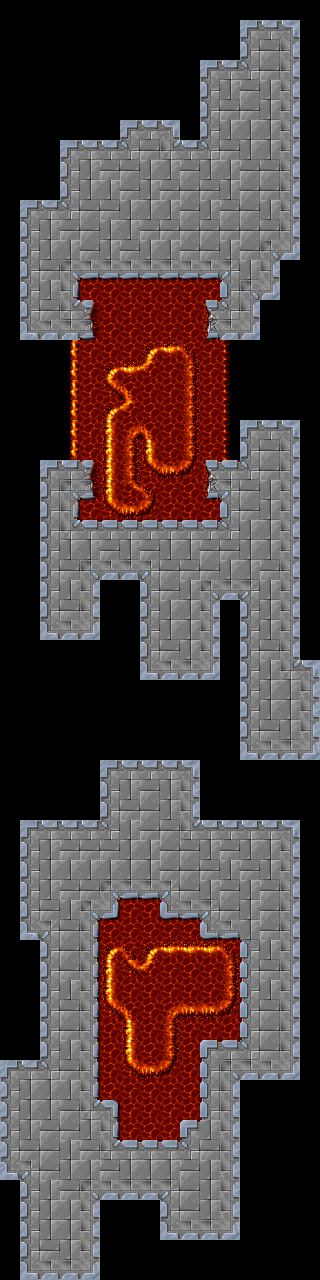

This game map was drawn from its Tiled (.tmx) file and the tilesets committed beside it. A one-line description and the trimmed map source follow:
An orthogonal 16x64 tile map with 20x20 px tiles, 1 tile layer (Tile Layer 1).

<map version="1.0" orientation="orthogonal" width="16" height="64" tilewidth="20" tileheight="20">
 <properties>
  <property name="wrap_y" value="true" />
 </properties>
 <tileset firstgid="1" name="game9_tileset_20x20" tilewidth="20" tileheight="20">
  <image source="game9_tileset_20x20.png" width="200" height="140" />
 </tileset>
 <layer name="Tile Layer 1" width="16" height="64">
  <data>[1024 cells, 644 non-empty, 41 distinct tile ids]</data>
 </layer>
</map>
